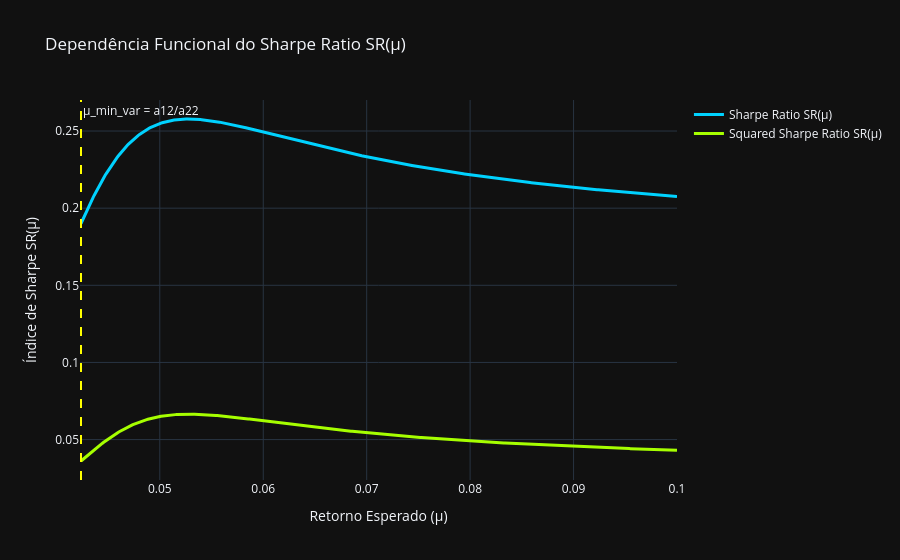

Write notebook code for a chart like this one.
### Markdown cell above
Sharpe Ration

### Code cell
mu_vals = np.linspace(mu_min_var, 0.10, 500)

# --- Cálculo de sigma_p e Sharpe Ratio SR(mu) ---
sr_vals = (mu_vals - rf) / np.sqrt((a22 / delta) * (mu_vals - (a12 / a22))**2 + (1 / a22))

# --- Criação do gráfico interativo no Plotly ---
fig = go.Figure()

fig.add_trace(
    go.Scatter(
        x=mu_vals,
        y=sr_vals,
        mode="lines",
        name="Sharpe Ratio SR(μ)",
        line=dict(color="#00D2FF", width=3),
    )
)

fig.add_trace(
    go.Scatter(
        x=mu_vals,
        y=sr_vals**2,
        mode="lines",
        name="Squared Sharpe Ratio SR(μ)",
        line=dict(color="#A6FF00", width=3),
    )
)

# Adiciona linha vertical no ponto de mínima variância
fig.add_vline(
    x=mu_min_var,
    line_dash="dash",
    line_color="yellow",
    annotation_text="μ_min_var = a12/a22",
)

# Configurações do layout
fig.update_layout(
    title="Dependência Funcional do Sharpe Ratio SR(μ)",
    xaxis_title="Retorno Esperado (μ)",
    yaxis_title="Índice de Sharpe SR(μ)",
    template="plotly_dark",
    hovermode="x unified",
)

fig.show()

### Figure 1 — Plotly figure (JSON) as saved in the notebook; plotly's stock layout.template omitted (floating-point values rounded to 4 significant figures; data arrays with more than 128 entries replaced by an {"elided": "..."} marker saying what was removed)
{"data": [{"line": {"color": "#00D2FF", "width": 3}, "mode": "lines", "name": "Sharpe Ratio SR(μ)", "type": "scatter", "x": {"elided": "500 float values"}, "y": {"elided": "500 float values"}}, {"line": {"color": "#A6FF00", "width": 3}, "mode": "lines", "name": "Squared Sharpe Ratio SR(μ)", "type": "scatter", "x": {"elided": "500 float values"}, "y": {"elided": "500 float values"}}], "layout": {"annotations": [{"showarrow": false, "text": "μ_min_var = a12/a22", "x": 0.04238, "xanchor": "left", "xref": "x", "y": 1, "yanchor": "top", "yref": "y domain"}], "hovermode": "x unified", "shapes": [{"line": {"color": "yellow", "dash": "dash"}, "type": "line", "x0": 0.04238, "x1": 0.04238, "xref": "x", "y0": 0, "y1": 1, "yref": "y domain"}], "title": {"text": "Dependência Funcional do Sharpe Ratio SR(μ)"}, "xaxis": {"title": {"text": "Retorno Esperado (μ)"}}, "yaxis": {"title": {"text": "Índice de Sharpe SR(μ)"}}}}
